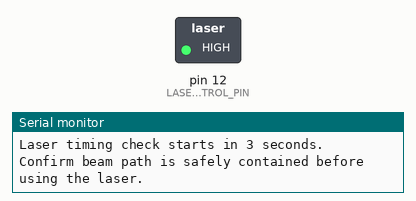
Simulated run of this sketch. Board: Arduino Uno, built with avr-gcc and run on an emulated ATmega328P. On the bench: switched loads named in the sketch (green lamp = pin HIGH), the last lines printed to the serial monitor.

Above: at 3.1 s.
At 5.1 s:
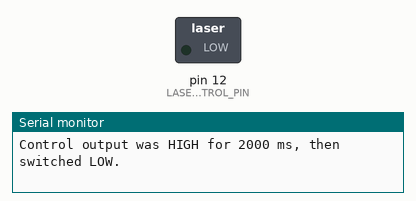
Timing chart, 0 to 6.6 s (numbered marks = the images above):
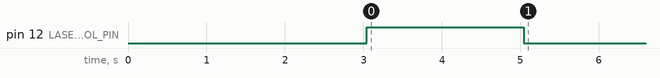

The sketch:

04_laser_two_second_check.ino
```cpp
#include <Arduino.h>

// D12 controls the laser transistor driver, not the laser diode directly.
// First verify using a dummy LED where possible. Use a secure beam stop if
// testing the laser; never aim at people, eyes, vehicles, or reflective surfaces.
const int LASER_CONTROL_PIN = 12;
const unsigned long ON_TIME_MS = 2000;

void setup() {
  Serial.begin(9600);
  pinMode(LASER_CONTROL_PIN, OUTPUT);
  digitalWrite(LASER_CONTROL_PIN, LOW);
  Serial.println("Laser timing check starts in 3 seconds.");
  Serial.println("Confirm beam path is safely contained before using the laser.");
  delay(3000);
  digitalWrite(LASER_CONTROL_PIN, HIGH);
  unsigned long startTime = millis();
  while (millis() - startTime < ON_TIME_MS) { }
  digitalWrite(LASER_CONTROL_PIN, LOW);
  Serial.println("Control output was HIGH for 2000 ms, then switched LOW.");
}

void loop() {
  digitalWrite(LASER_CONTROL_PIN, LOW);
}
```
